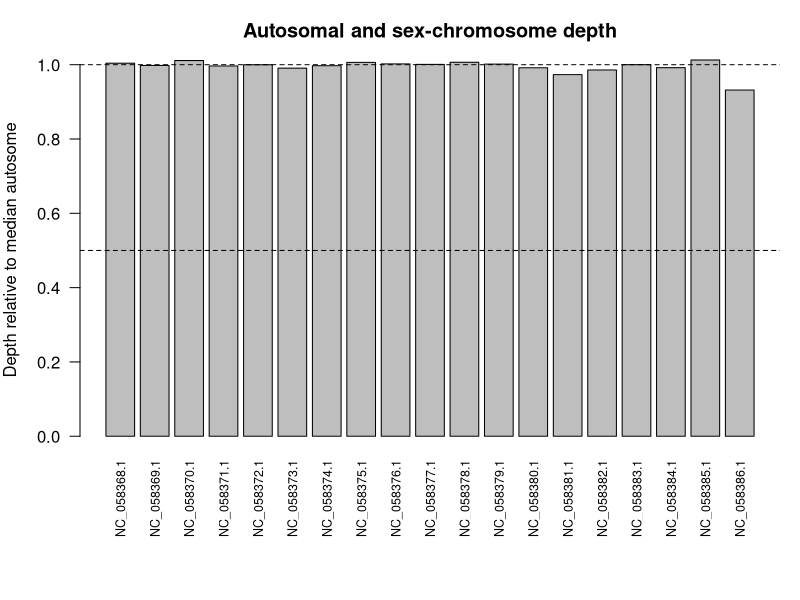

The R source for this figure:
# Sex-chromosome dosage from whole-genome DNA read depth
# Input: Samtools coverage TSV + student chromosome labels
cov <- read.delim("chromosome_coverage.tsv", comment.char = "",
                  check.names = FALSE, stringsAsFactors = FALSE)
names(cov)[1] <- "rname" # Accepts the '#rname' header
if (!"meandepth" %in% names(cov)) stop("Missing meandepth column")
key <- read.csv("chromosome_groups.csv", stringsAsFactors = FALSE)
if (!all(c("rname", "group") %in% names(key))) stop("Bad key columns")
key$rname <- trimws(key$rname)
key$group <- toupper(trimws(key$group))
if (anyDuplicated(key$rname)) stop("Repeated rname in key file")
if (!all(key$group %in% c("A", "X", "Y", "Z", "W")))
  stop("Use only A, X, Y, Z or W in the group column")
x <- merge(key, cov[, c("rname", "meandepth")],
           by = "rname", all.x = TRUE, sort = FALSE)
x$meandepth <- suppressWarnings(as.numeric(x$meandepth))
if (anyNA(x$meandepth)) stop("Missing depths: check rname matches")
if (any(x$meandepth < 0)) stop("Negative depth is not valid")
if (sum(x$group == "A") < 5) stop("Label at least 5 autosomes")
if ("X" %in% x$group && "Z" %in% x$group)
  stop("Choose either an XY or a ZW species, not both")
if (sum(x$group == "X") == 1 && !any(x$group == "Z")) {
  target <- "X"
  one_copy <- "XY-like"
  two_copies <- "XX-like"
} else if (sum(x$group == "Z") == 1 && !any(x$group == "X")) {
  target <- "Z"
  one_copy <- "ZW-like"
  two_copies <- "ZZ-like"
} else stop("Label exactly one X or exactly one Z chromosome")

A <- median(x$meandepth[x$group == "A"])
if (!is.finite(A) || A <= 0) stop("No usable autosomal coverage")
x$relative_depth <- x$meandepth / A
ratio <- x$relative_depth[x$group == target]
call <- if (ratio >= 0.80) two_copies else if (ratio <= 0.65)
  one_copy else "Ambiguous"
if (A < 1) call <- "Inconclusive: very low autosomal depth"

# Additional Y or W evidence can support, but not prove, a call
partner <- if (target == "X") "Y" else "W"
partner_ratio <- if (partner %in% x$group)
  x$relative_depth[x$group == partner][1] else NA_real_

# Export results and a simple, reproducible figure
dir.create("results", showWarnings = FALSE)
write.csv(x, "results/chromosome_relative_depth.csv", row.names = FALSE)
png("results/chromosome_depth.png", width = 1000, height = 580)
par(mar = c(8, 4, 3, 1))
barplot(x$relative_depth, names.arg = x$rname, las = 2,
        ylab = "Depth relative to median autosome",
        main = "Autosomal and sex-chromosome depth", cex.names = 0.75)
abline(h = c(0.5, 1.0), lty = 2)
dev.off()
summary <- c(paste("Median autosome depth:", round(A, 3)),
             paste(target, "/ A ratio:", round(ratio, 3)),
             paste(partner, "/ A ratio:", round(partner_ratio, 3)),
             paste("Dosage interpretation:", call),
             "Compare with BioSample sex and discuss limitations.")
writeLines(summary, "results/sex_inference.txt")
cat(paste(summary, collapse = "\n"), "\n") 
